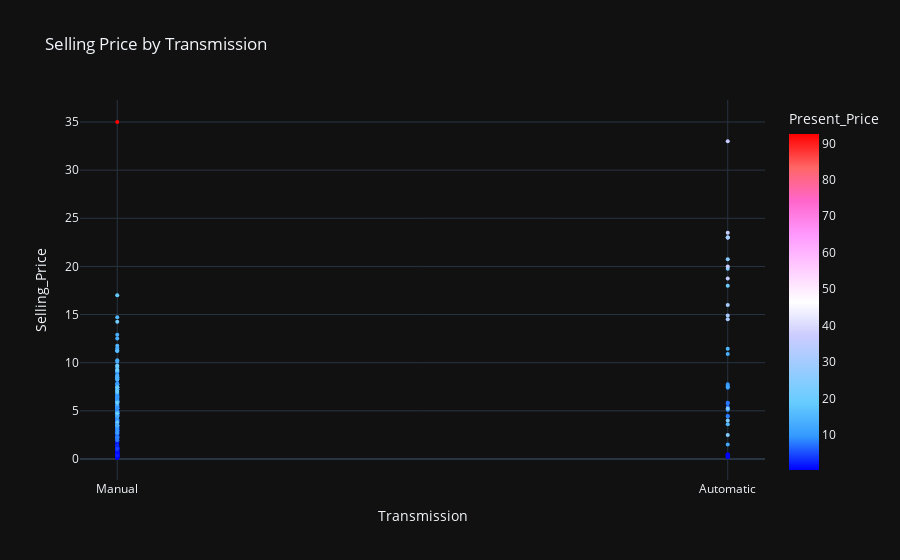

Notebook code for this chart:
### Code cell
pplot('Transmission')

### Figure 1 — Plotly figure (JSON) as saved in the notebook; plotly's stock layout.template omitted (floating-point values rounded to 4 significant figures; data arrays with more than 128 entries replaced by an {"elided": "..."} marker saying what was removed)
{"data": [{"hovertemplate": "Transmission=%{x}<br>Selling_Price=%{y}<br>Present_Price=%{marker.color}<extra></extra>", "legendgroup": "", "marker": {"color": {"elided": "301 float values"}, "coloraxis": "coloraxis", "size": 4, "symbol": "circle"}, "mode": "markers", "name": "", "orientation": "v", "showlegend": false, "type": "scatter", "x": {"elided": "301 str values"}, "xaxis": "x", "y": {"elided": "301 float values"}, "yaxis": "y"}], "layout": {"coloraxis": {"colorbar": {"title": {"text": "Present_Price"}}, "colorscale": [[0, "rgb(0,0,255)"], [0.1, "rgb(51,153,255)"], [0.2, "rgb(102,204,255)"], [0.3, "rgb(153,204,255)"], [0.4, "rgb(204,204,255)"], [0.5, "rgb(255,255,255)"], [0.6, "rgb(255,204,255)"], [0.7, "rgb(255,153,255)"], [0.8, "rgb(255,102,204)"], [0.9, "rgb(255,102,102)"], [1, "rgb(255,0,0)"]]}, "legend": {"tracegroupgap": 0}, "title": {"text": "Selling Price by Transmission"}, "xaxis": {"anchor": "y", "domain": [0, 1], "title": {"text": "Transmission"}}, "yaxis": {"anchor": "x", "domain": [0, 1], "title": {"text": "Selling_Price"}}}}
